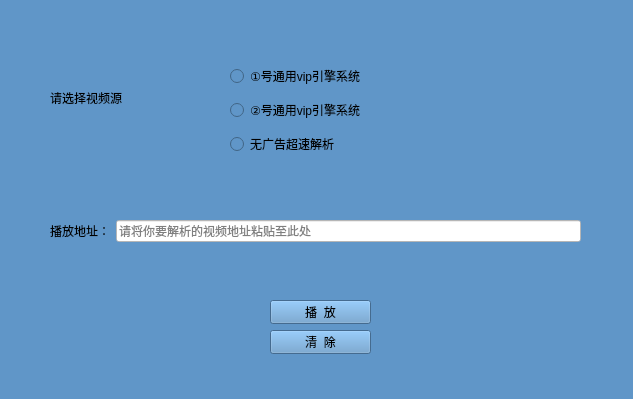
<?xml version="1.0" encoding="UTF-8"?>
<ui version="4.0">
 <class>MainWindow</class>
 <widget class="QMainWindow" name="MainWindow">
  <property name="geometry">
   <rect>
    <x>0</x>
    <y>0</y>
    <width>633</width>
    <height>399</height>
   </rect>
  </property>
  <property name="windowTitle">
   <string>vip视频播放器</string>
  </property>
  <property name="windowIcon">
   <iconset>
    <normaloff>../../../../Pictures/lovewallpaper/OIP.z0ThlklKCMsZYmRZ_1EsSAAAAA.jpg</normaloff>../../../../Pictures/lovewallpaper/OIP.z0ThlklKCMsZYmRZ_1EsSAAAAA.jpg</iconset>
  </property>
  <property name="styleSheet">
   <string notr="true">background-color: rgb(96, 150, 200);</string>
  </property>
  <widget class="QWidget" name="centralwidget">
   <widget class="QWidget" name="layoutWidget">
    <property name="geometry">
     <rect>
      <x>270</x>
      <y>300</y>
      <width>101</width>
      <height>54</height>
     </rect>
    </property>
    <layout class="QVBoxLayout" name="verticalLayout_2">
     <item>
      <widget class="QPushButton" name="pushButton">
       <property name="text">
        <string>播  放</string>
       </property>
      </widget>
     </item>
     <item>
      <widget class="QPushButton" name="pushButton_2">
       <property name="text">
        <string>清  除</string>
       </property>
      </widget>
     </item>
    </layout>
   </widget>
   <widget class="QLabel" name="label_2">
    <property name="geometry">
     <rect>
      <x>50</x>
      <y>90</y>
      <width>121</width>
      <height>16</height>
     </rect>
    </property>
    <property name="text">
     <string>请选择视频源</string>
    </property>
   </widget>
   <widget class="QWidget" name="layoutWidget">
    <property name="geometry">
     <rect>
      <x>230</x>
      <y>60</y>
      <width>208</width>
      <height>101</height>
     </rect>
    </property>
    <layout class="QVBoxLayout" name="verticalLayout">
     <item>
      <widget class="QRadioButton" name="radioButton">
       <property name="text">
        <string>①号通用vip引擎系统</string>
       </property>
      </widget>
     </item>
     <item>
      <widget class="QRadioButton" name="radioButton_2">
       <property name="text">
        <string>②号通用vip引擎系统</string>
       </property>
      </widget>
     </item>
     <item>
      <widget class="QRadioButton" name="radioButton_3">
       <property name="text">
        <string>无广告超速解析</string>
       </property>
      </widget>
     </item>
    </layout>
   </widget>
   <widget class="QWidget" name="layoutWidget">
    <property name="geometry">
     <rect>
      <x>50</x>
      <y>220</y>
      <width>571</width>
      <height>22</height>
     </rect>
    </property>
    <layout class="QHBoxLayout" name="horizontalLayout">
     <item>
      <widget class="QLabel" name="label">
       <property name="text">
        <string>播放地址：</string>
       </property>
      </widget>
     </item>
     <item>
      <widget class="QLineEdit" name="lineEdit">
       <property name="styleSheet">
        <string notr="true">background-color: rgb(255, 255, 255);</string>
       </property>
       <property name="placeholderText">
        <string>请将你要解析的视频地址粘贴至此处</string>
       </property>
      </widget>
     </item>
     <item>
      <spacer name="horizontalSpacer">
       <property name="orientation">
        <enum>Qt::Horizontal</enum>
       </property>
       <property name="sizeType">
        <enum>QSizePolicy::Minimum</enum>
       </property>
       <property name="sizeHint" stdset="0">
        <size>
         <width>40</width>
         <height>20</height>
        </size>
       </property>
      </spacer>
     </item>
    </layout>
   </widget>
  </widget>
  <widget class="QMenuBar" name="menubar">
   <property name="geometry">
    <rect>
     <x>0</x>
     <y>0</y>
     <width>633</width>
     <height>22</height>
    </rect>
   </property>
  </widget>
  <widget class="QStatusBar" name="statusbar"/>
 </widget>
 <resources/>
 <connections/>
</ui>
